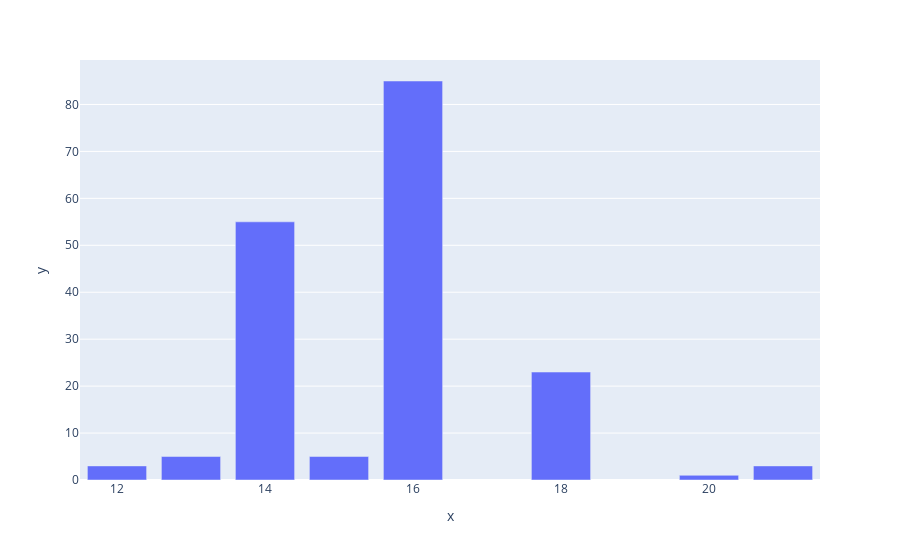

The notebook cell saved with this chart:
### Code cell
px.bar(data_frame=cardio_data,
      y=cardio_data["Education"].value_counts(),
       x=cardio_data["Education"].value_counts().index)

### Figure 1 — Plotly figure (JSON) as saved in the notebook; plotly's stock layout.template omitted (floating-point values rounded to 4 significant figures)
{"data": [{"alignmentgroup": "True", "hovertemplate": "x=%{x}<br>y=%{y}<extra></extra>", "legendgroup": "", "marker": {"color": "#636efa"}, "name": "", "offsetgroup": "", "orientation": "v", "showlegend": false, "textposition": "auto", "type": "bar", "x": [16, 14, 18, 13, 15, 12, 21, 20], "xaxis": "x", "y": [85, 55, 23, 5, 5, 3, 3, 1], "yaxis": "y"}], "layout": {"barmode": "relative", "legend": {"tracegroupgap": 0}, "margin": {"t": 60}, "xaxis": {"anchor": "y", "domain": [0, 1], "title": {"text": "x"}}, "yaxis": {"anchor": "x", "domain": [0, 1], "title": {"text": "y"}}}}
